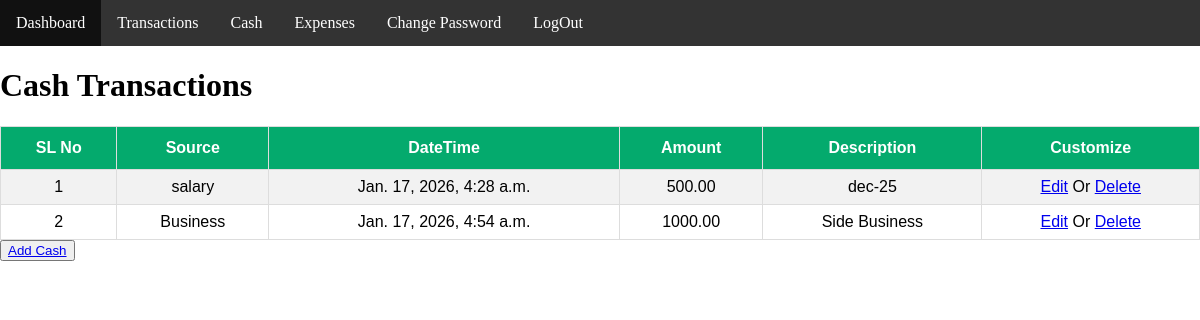
The app's page /CashList/ (signed in) with its own data.
### Cash_Management/models.py (models this page shows, shortened)
class CashModel(models.Model):
    user=models.ForeignKey(AuthUserModel, on_delete=models.CASCADE,null=True, related_name='user_cash')
    source=models.CharField(max_length=255, null=True)
    dateTime=models.DateTimeField(null=True)
    amount=models.DecimalField(max_digits=20, decimal_places=2)
    description=models.TextField(null=True)

### Cash_Management/views.py (the view)
# urls.py: path('CashList/',CashList, name='CashList'),
def CashList(request):
    list_data=CashModel.objects.filter(user=request.user)
    context={
        'list_data':list_data
    }
    return render(request, 'cash/cashlist.html', context)

### Cash_Management/templates/cash/cashlist.html
{% extends 'master/base.html' %}
{% block body %}
<h1>Cash Transactions</h1>
<table>
  <tr>
    <th>SL No</th>
    <th>Source</th>
    <th>DateTime</th>
    <th>Amount</th>
    <th>Description</th>
    <th>Customize</th>
  </tr>
  {% for i in list_data %}
  <tr>
    <td>{{forloop.counter}}</td>
    <td>{{i.source}}</td>
    <td>{{i.dateTime}}</td>
    <td>{{i.amount}}</td>
    <td>{{i.description}}</td>
    <td>
        <a href="{% url 'Edit_Cash' i.id %}">Edit</a> Or
        <a href="{% url 'delete_cash' i.id %}">Delete</a>
    </td>
  </tr>
  {% endfor %}
</table>
<button><a href="{% url 'AddCash' %}">Add Cash</a></button>
{% endblock body %}

### Cash_Management/templates/master/base.html (style rules this page uses)
body { margin: 0; padding: 0; }
table { font-family: Arial, Helvetica, sans-serif; border-collapse: collapse; width: 100%; }
td, th { border: 1px solid #ddd; padding: 8px; text-align: center; }
tr:nth-child(even) { background-color: #f2f2f2; }
th { padding-top: 12px; padding-bottom: 12px; text-align: left; background-color: #04AA6D; color: white; text-align: center; }

### records on screen
CashModel: source "salary", dateTime "Jan. 17, 2026, 4:28 a.m.", amount "500.00", description "dec-25"
CashModel: source "Business", dateTime "Jan. 17, 2026, 4:54 a.m.", amount "1000.00", description "Side Business"
